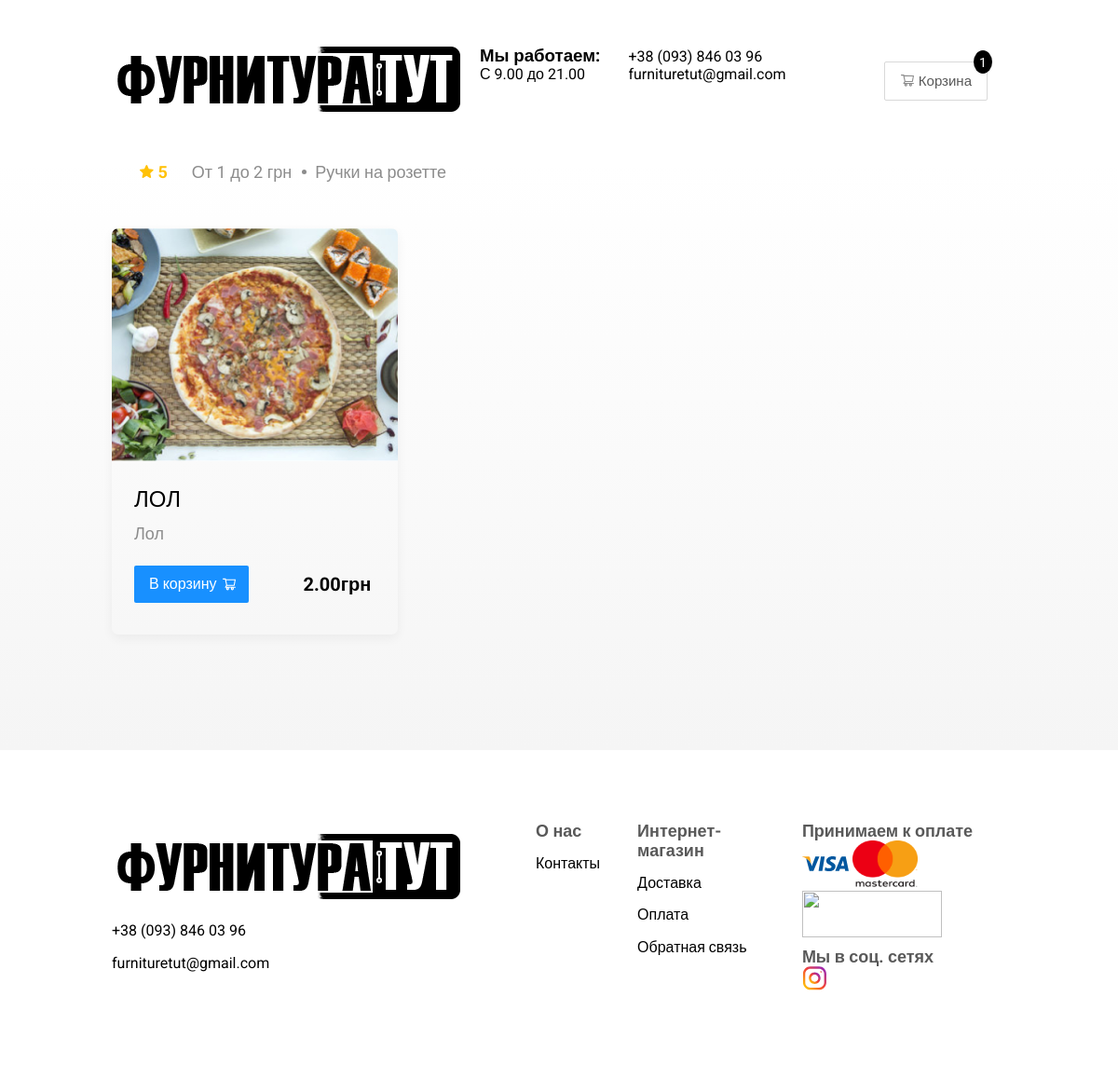
The page /subcategory/products/3/ (signed in) on the database its author committed.
### store/models.py (models this page shows, shortened)
class MinCategory(models.Model):
    name = models.CharField(max_length=255)
    image = models.ImageField(null=True, blank=True)

class Product(models.Model):
    name = models.CharField(max_length=255, null=True, blank=True)
    digital = models.BooleanField(default=False, null=True, blank=False)
    description = models.TextField(null=True, blank=True)
    quality = models.CharField(max_length=255, null=True, blank=True)
    product_id = models.IntegerField(default=0, null=True, blank=True)
    price = models.DecimalField(max_digits=7, decimal_places=2, null=True, blank=True)
    subcategory = models.ForeignKey(MinCategory, related_name='p_subcategory',
        null=True, blank=True, on_delete=models.CASCADE)
    category = models.ForeignKey(Category, null=True, blank=True,
        on_delete=models.CASCADE)
    image = models.ImageField()

### store/views.py (the view)
# urls.py: path('subcategory/products/<int:subcategory_id>/', products, name='products'),
def products(request, subcategory_id):
    data = cartData(request)
    cartItems = data['cartItems']
    order = data['order']
    items = data['items']
    subcategory = MinCategory.objects.get(id=subcategory_id)
    products = Product.objects.filter(subcategory__id=subcategory_id)
    minimal_cost = Product.objects.all().aggregate(Min('price'))
    maximum_cost = Product.objects.all().aggregate(Max('price'))
    context = {
        'subcategory': subcategory,
        'products': products,
        'minimal_cost': minimal_cost['price__min'],
        'maximum_cost': maximum_cost['price__max'],
        'items': items,
        'order': order,
        'cartItems': cartItems,
    }
    return render(request, 'store/products.html', context)

### store/models.py (called while the page is built)
    @property
    def get_cart_total(self):
        orderItems = self.orderitem_set.all()
        total = sum([item.get_total for item in orderItems])
        return total

    @property
    def get_cart_items(self):
        orderItems = self.orderitem_set.all()
        total = sum([item.quantity for item in orderItems])
        return total

    @property
    def get_total(self):
        return self.product.price * self.quantity

### store/utils.py (called while the page is built)
def cartData(request):
    if request.user.is_authenticated:
        customer = request.user.customer
        order, created = Order.objects.get_or_create(customer=customer, complete=False)
        items = order.orderitem_set.all()
        cartItems = order.get_cart_items
    else:
        cookieData = cookieCart(request)
        cartItems = cookieData['cartItems']
        order = cookieData['order']
        items = cookieData['items']
    return {'cartItems': cartItems, 'order': order, 'items': items}

### store/templates/store/products.html (shortened to what this page needs)
{% extends 'store/store.html' %}
{% load static %}
{% block content %}
    <main class="main">
        <section class="restaurants">
            <div class="container">
                <div class="restaurants__inner">
                    <div class="cards__item-info">
                        <div class="item__info-rating">
                            <img src="{% static 'image/star.svg' %}" alt="star">
                            5
                        </div>
                        <div class="item__info-price">От {{ minimal_cost }} до {{ maximum_cost }} грн</div>
                                <div class="item__info-category item__info-category--shop">{{ subcategory.name }}</div>
                    </div>
                </div>
                    <div class="cards">
                        {% for product in products %}
                        <div class="cards__item" data-wow-delay='0.2s'>
                        <div class="cards__item-img cards__item-img--shop">
                        <a href="{% url 'current_product' product.subcategory.id product.id %}">
                                <img src="{{ product.image.url }}" alt="">
                        </a>
                        </div>
                        <div class="cards__item-wrapper">
                            <div class="cards__item-header">
                                <div class="item__header-name">
                                    <a href="{% url 'current_product' product.subcategory.id product.id %}" class="item__header-link item__header-link--reg">{{product.name}}</a>
                                </div>
                            </div>
                            <div class="cards__item-info">
                                <div class="item__info-ingredietns">{{ product.description|truncatewords:9 }}</div>
                            </div>
                            <div class="cards__button">
                                <button type="button" class="button button-cart--shop">
                                    <span data-product="{{ product.id }}" data-action="add" class="cards__button-text update-cart">В корзину</span>
                                    <img src="{% static 'image/cart-shop.svg' %}" alt="" class="cards__button-img">
                                </button>
                                <div class="cards__button-price">{{ product.price }}грн</div>
                            </div>
                        </div>
                    </div>
                    {% endfor %}
                </div>
            </div>
        </section>
    </main>
{% endblock content %}

### static/css/style.css (style rules this page uses)
html, *, *::before, *::after { box-sizing: border-box; }
body { margin: 0; padding: 0; font-family: 'Roboto', sans-serif; font-size: 16px; }
.container { width: 100%; max-width: 1200px; margin: 0 auto; }
.main { background: linear-gradient(180deg, rgba(245, 245, 245, 0) 1.04%, #F5F5F5 100%); }
.button { display: inline-block; padding: 8px 16px 8px 36px; margin-right: 6px; line-height: 24px; color: #fff; background-color: #1890FF; border-radius: 2px; border: none; -webkit-border-radius: 2px; -moz-border-radius: 2px; -ms-border-radius: 2px; -o-border-radius: 2px; transition: background-color 0.2s linear; -webkit-transition: background-color 0.2s linear; -moz-transition: background-color 0.2s linear; -ms-transition: background-color 0.2s linear; -o-transition: background-color 0.2s linear; font-size: 15px; cursor: pointer; }
.button-cart--shop { padding: 8px 14px 8px 16px; margin-right: 0; display: flex; align-items: center; }
.cards__button-text { display: inline-block; font-size: 16px; line-height: 24px; margin-right: 5px; }
.restaurants { padding-bottom: 94px; }
.restaurants__inner { display: flex; align-items: center; padding-bottom: 44px; }
.cards { display: flex; align-items: flex-start; justify-content: start; flex-wrap: wrap; }
.cards__button { margin-top: 24px; display: flex; align-items: center; }
.cards__button-price { font-weight: bold; font-size: 20px; line-height: 32px; margin-left: 59px; }
.cards__item { width: 100%; max-width: 384px; box-shadow: 0px 4px 12px rgba(0, 0, 0, 0.05); border-radius: 7px; overflow: hidden; margin-bottom: 30px; transition: box-shadow 0.2s linear; -webkit-transition: box-shadow 0.2s linear; -moz-transition: box-shadow 0.2s linear; -ms-transition: box-shadow 0.2s linear; -o-transition: box-shadow 0.2s linear; }
.cards__item-img img { width: 384px; height: 250px; object-fit: cover; }
.cards__item-wrapper { padding: 20px 24px 34px 24px; }
.cards__item:last-child { margin-right: 0; }
.cards__item-header { display: flex; align-items: center; justify-content: space-between; margin-bottom: 10px; }
.item__header-link { font-size: 24px; line-height: 32px; color: #000; text-decoration: none; font-weight: bold; }
.item__header-link--reg { font-weight: 400; }
.cards__item-info { display: flex; align-items: center; flex-wrap: wrap; }
.item__info-rating { font-size: 18px; line-height: 32px; font-weight: bold; margin-right: 26px; color: #FFC107; }
.item__info-price { font-size: 18px; line-height: 32px; color: #8C8C8C; margin-right: 25px; }
.item__info-category { position: relative; font-size: 18px; line-height: 32px; text-overflow: ellipsis; overflow: visible; white-space: nowrap; max-width: 150px; color: #8C8C8C; }
.item__info-category--shop { text-overflow: none; overflow: visible; white-space: wrap; }
.item__info-ingredietns { font-size: 18px; line-height: 21px; color: #8C8C8C; }
.item__info-category::before { content: ''; position: absolute; top: calc(50% - 3px); left: -14px; width: 5px; height: 5px; background-color: #8C8C8C; border-radius: 50%; -webkit-border-radius: 50%; -moz-border-radius: 50%; -ms-border-radius: 50%; -o-border-radius: 50%; }

### static/css/media.css (style rules this page uses)
@media (max-width: 1200px) { .container { max-width: 960px; } }
@media (max-width: 1200px) { .cards__item { flex-basis: 32%; width: 0; max-width: none; } }
@media (max-width: 1200px) { .cards__item-img img { max-width: 100%; } }
@media (max-width: 1200px) { .item__info-category { overflow: hidden; } }
@media (max-width: 1200px) { .item__info-category--shop { overflow: visible; } }

### rows shown on the page
MinCategory: name "Ручки на розетте"
Product: image (picture), name "ЛОЛ", description "Лол", price "2.00"

### other values the page prints
{{ cartItems }} "1"
{{ minimal_cost }} "1"
{{ maximum_cost }} "2"
